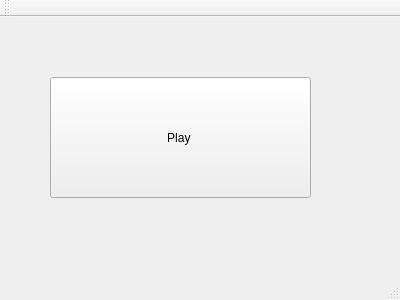
<?xml version="1.0" encoding="UTF-8"?>
<ui version="4.0">
 <class>MainWindow</class>
 <widget class="QMainWindow" name="MainWindow">
  <property name="geometry">
   <rect>
    <x>0</x>
    <y>0</y>
    <width>400</width>
    <height>300</height>
   </rect>
  </property>
  <property name="windowTitle">
   <string>MainWindow</string>
  </property>
  <widget class="QWidget" name="centralWidget">
   <widget class="QPushButton" name="pushButton">
    <property name="geometry">
     <rect>
      <x>50</x>
      <y>60</y>
      <width>261</width>
      <height>121</height>
     </rect>
    </property>
    <property name="text">
     <string>Play </string>
    </property>
   </widget>
  </widget>
  <widget class="QMenuBar" name="menuBar">
   <property name="geometry">
    <rect>
     <x>0</x>
     <y>0</y>
     <width>400</width>
     <height>18</height>
    </rect>
   </property>
  </widget>
  <widget class="QToolBar" name="mainToolBar">
   <attribute name="toolBarArea">
    <enum>TopToolBarArea</enum>
   </attribute>
   <attribute name="toolBarBreak">
    <bool>false</bool>
   </attribute>
  </widget>
  <widget class="QStatusBar" name="statusBar"/>
 </widget>
 <layoutdefault spacing="6" margin="11"/>
 <resources/>
 <connections/>
</ui>
